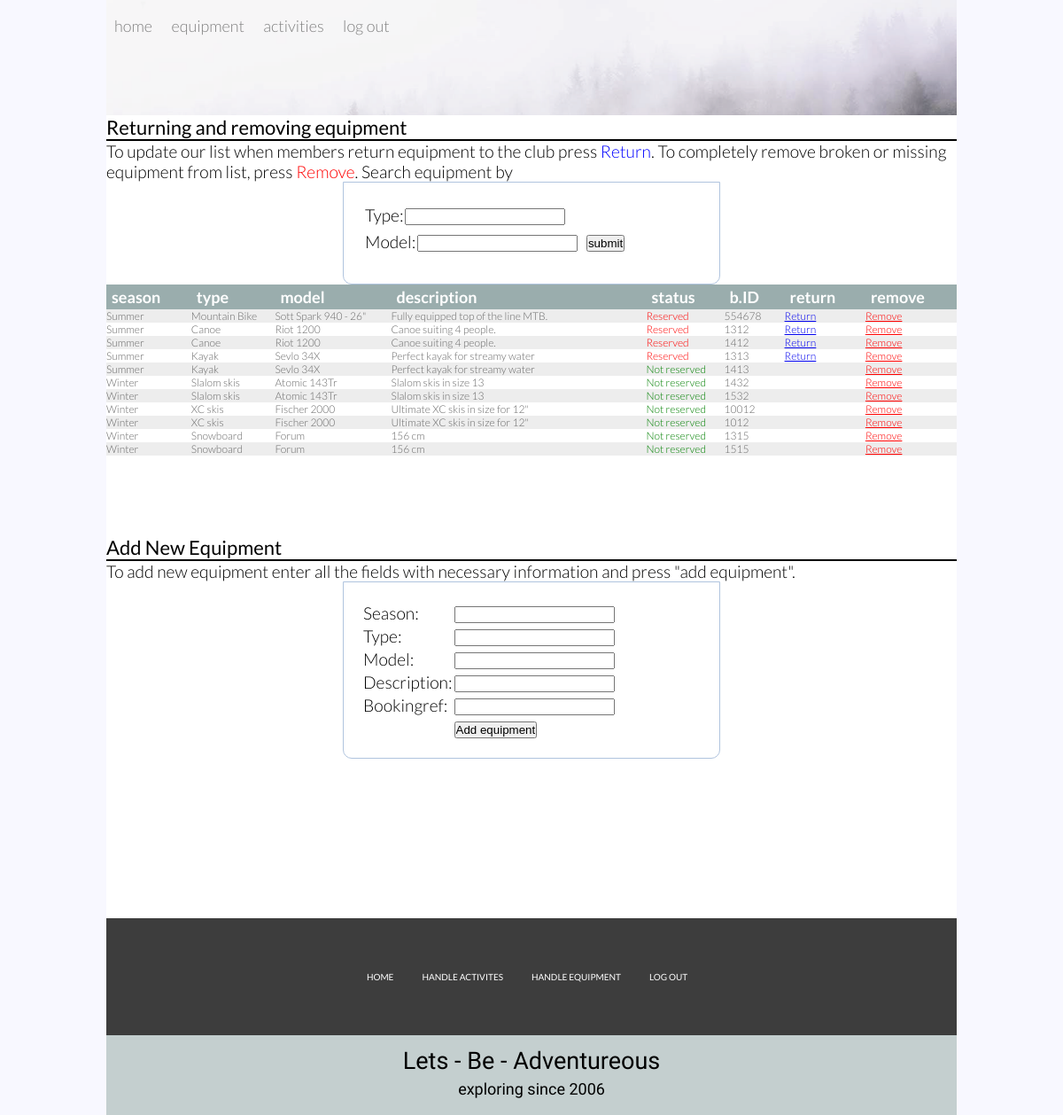
Screenshot of /admin/admin_equipment.php with the database file from the repository.
### tables this page shows
CREATE TABLE `equipmentlist` (
  `equipmentid` int(10) NOT NULL,
  `season` varchar(100) NOT NULL,
  `type` varchar(100) NOT NULL,
  `model` varchar(600) NOT NULL,
  `description` varchar(600) NOT NULL,
  `onloan` tinyint(1) NOT NULL,
  `bookingref` varchar(20) NOT NULL
);

### admin/admin_equipment.php (the view, shortened to what this page needs)
<!DOCTYPE html>
<html>
<head>
	<link rel="stylesheet" type="text/css" href="../css/style.css">
</head>
	<?php include '../config.php'; ?>
<body>
<div class="pagecontainer">
<?php include 'admin_header.php' ?>
<p class="posttitle">Returning and removing equipment</p>
<p class="aboutBE">To update our list when members return equipment to the club press <span style="color: blue" blue>Return</span>. To completely remove broken or missing equipment from list, press <span style="color: red">Remove</span>. Search equipment by</p>
	<div class="equipmentform">
				<form action="admin_equipment.php" method="POST">
					<table class="searchequip">
					<tbody>
						<tr>
							<td>Type:</td>
							<td><input type="text" name="searchtype"></td>
						</tr>
						<tr>
							<td>Model:</td>
							<td><input type="text" name="searchmodel"></td>
						</tr>
						<tr>
							<td><input type="submit" name="submit" value="submit"></td>
						</tr>
					</tbody>
					</table>
				</form>
	</div>
<div class="triptable">
			<?php
@ $db = new mysqli($dbserver, $dbuser, $dbpass, $dbname);
$query = " select season, type, model, description, onloan, bookingref from equipmentlist";
    $stmt = $db->prepare($query);
    $stmt->bind_result($season, $type, $model, $description, $onloan, $bookingref);
    $stmt->execute();
    echo '<table>';
    echo '<tr><th>season</th> <th>type</th> <th>model</th> <th id="description">description</th> <th>status</th> <th>b.ID</th> <th>return</th> <th>remove</th>  </tr>';
    while ($stmt->fetch()) {
    	if($onloan == 0){
    		$onloan='<span class="avail">Not reserved</span>';
        echo "<tr>";
        echo "<td> $season </td><td> $type </td><td> $model </td><td> $description </td><td> $onloan </td>";
        echo "<td> $bookingref </td>";
        echo '<td> </td>';
        echo '<td><a id="remove" href="admin_remove_equipment.php?bookingref=' . urlencode($bookingref) . '">Remove </a></td>';
        echo "</tr>";
    	}else {$onloan='<span class="reserve">Reserved</span>';
        echo "<tr>";
        echo "<td> $season </td><td> $type </td><td> $model </td><td> $description </td><td> $onloan </td>";
        echo "<td> $bookingref </td>";
        echo '<td><a href="admin_return.php?bookingref=' . urlencode($bookingref) . '"> Return </a></td>';
        echo '<td><a id="remove" href="admin_remove_equipment.php?bookingref=' . urlencode($bookingref) . '">Remove </a></td>';
        echo "</tr>";
    }}
    echo "</table>";
    ?>
</div>
<div>
	<p class="posttitle">Add New Equipment</p>
	<p class="aboutBE">To add new equipment enter all the fields with necessary information and press "add equipment".</p>
    <form action="admin_equipment.php" method="POST">
        <table class="addform">
            <tbody>
                <tr>
                    <td>Season:</td>
                    <td><INPUT type="text" name="newseason"></td>
                </tr>
                <tr>
                    <td>Type:</td>
                    <td><INPUT type="text" name="newtype"></td>
            	</tr>
                <tr>
                    <td>Model:</td>
                    <td><INPUT type="text" name="newmodel"></td>
                </tr>
                <tr>
                	<td>Description:</td>
                    <td><INPUT type="text" name="newdescript"></td>
                </tr>
                <tr>
                    <td>Bookingref:</td>
                    <td><INPUT type="text" name="newbookingref"></td>
                </tr>
                <tr>
                    <td></td>
                    <td><INPUT type="submit" name="submit" value="Add equipment"></td>
                </tr>
            </tbody>
        </table>
    </form>
</div>
<footer class="footerv">
	<?php include 'admin_footer.php'; ?>
</footer>
</div>
</body>
</html>

### css/style.css (style rules this page uses)
* { margin: 0px; padding: 0px; }
body { font-size: 120%; background: #F8F8FF; }
form, .content { width: 40%; margin: 0px auto; padding: 20px; border: 1px solid #B0C4DE; background: white; border-radius: 0px 0px 10px 10px; }
.pagecontainer { width: 960px; height: auto; margin: 0 auto; background-color: #FFF; }
body { margin: 0; }
.footerv { height: 140px; background-color: #3d3d3d; margin-bottom: 0; }
.searchequip { margin-left: 0; margin-bottom: 10px; }
.searchequip tr { display: inline; font-family: 'Lato'; font-weight: 300; padding: 0; }
.avail { color: green; }
.reserve { color: red; }
.aboutBE { font-family: 'Lato'; font-weight: 300; margin-top: 0px; }
.posttitle { font-family: 'Lato'; font-weight: 400; font-size: 22px; border-bottom: 2px solid #000; }
.triptable table { font-family: 'Lato'; width: 100%; text-align: left; border-collapse: collapse; margin-bottom: 90px; }
.triptable th { background-color: #9aadad; font-size: 18px; color: #ffffff; height: 28px; padding-left: 6px; padding-right: 14px; }
.triptable tr:nth-child(even) { background-color: #ededed; }
.triptable td { font-size: 12px; color:#696969; font-weight: 300; }
.triptable #description { width: 30%; }
.addform { font-family: 'Lato'; font-weight: 300; }
#remove { color: red; }

### rows the page displays
equipmentlist: season "Summer", type "Mountain Bike", model "Sott Spark 940 - 26\"", description "Fully equipped top of the line MTB.", onloan "Reserved", bookingref "554678"
equipmentlist: season "Summer", type "Canoe", model "Riot 1200", description "Canoe suiting 4 people.", onloan "Reserved", bookingref "1312"
equipmentlist: season "Summer", type "Canoe", model "Riot 1200", description "Canoe suiting 4 people.", onloan "Reserved", bookingref "1412"
equipmentlist: season "Summer", type "Kayak", model "Sevlo 34X", description "Perfect kayak for streamy water", onloan "Reserved", bookingref "1313"
equipmentlist: season "Summer", type "Kayak", model "Sevlo 34X", description "Perfect kayak for streamy water", onloan "Not reserved", bookingref "1413"
equipmentlist: season "Winter", type "Slalom skis", model "Atomic 143Tr", description "Slalom skis in size 13", onloan "Not reserved", bookingref "1432"
equipmentlist: season "Winter", type "Slalom skis", model "Atomic 143Tr", description "Slalom skis in size 13", onloan "Not reserved", bookingref "1532"
equipmentlist: season "Winter", type "XC skis", model "Fischer 2000", description "Ultimate XC skis in size for 12\"", onloan "Not reserved", bookingref "10012"
equipmentlist: season "Winter", type "XC skis", model "Fischer 2000", description "Ultimate XC skis in size for 12\"", onloan "Not reserved", bookingref "1012"
equipmentlist: season "Winter", type "Snowboard", model "Forum", description "156 cm", onloan "Not reserved", bookingref "1315"
equipmentlist: season "Winter", type "Snowboard", model "Forum", description "156 cm", onloan "Not reserved", bookingref "1515"
